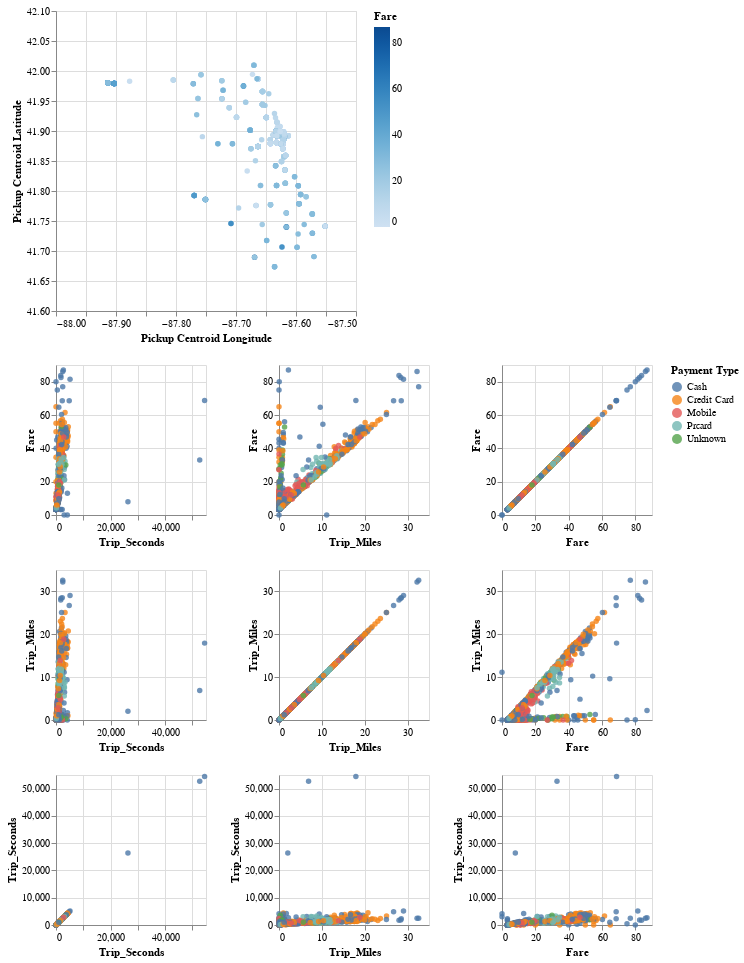

Source (notebook cell):
### Code cell
(scatter & matrix).add_params(brush)

### Figure 1 — Vega-Lite specification as saved in the notebook (floating-point values rounded to 4 significant figures; data arrays with more than 128 entries replaced by an {"elided": "..."} marker saying what was removed)
{"config": {"view": {"continuousWidth": 300, "continuousHeight": 300}}, "vconcat": [{"data": {"name": "data-ab13a8225b2975f5d4309f0fc78c1079"}, "mark": {"type": "circle"}, "encoding": {"color": {"field": "Fare", "type": "quantitative"}, "opacity": {"condition": {"param": "param_1", "value": 1}, "value": 0}, "x": {"field": "Pickup Centroid Longitude", "scale": {"domain": [-88.0, -87.5]}, "type": "quantitative"}, "y": {"field": "Pickup Centroid Latitude", "scale": {"domain": [41.6, 42.1]}, "type": "quantitative"}}, "name": "view_2"}, {"repeat": {"column": ["Trip_Seconds", "Trip_Miles", "Fare"], "row": ["Fare", "Trip_Miles", "Trip_Seconds"]}, "spec": {"data": {"name": "data-ab13a8225b2975f5d4309f0fc78c1079"}, "mark": {"type": "circle"}, "encoding": {"color": {"condition": {"param": "param_1", "field": "Payment Type", "type": "nominal"}, "value": "grey"}, "opacity": {"condition": {"param": "param_1", "value": 0.8}, "value": 0.1}, "x": {"field": {"repeat": "column"}, "type": "quantitative"}, "y": {"field": {"repeat": "row"}, "type": "quantitative"}}, "height": 150, "name": "view_1", "width": 150}}], "params": [{"name": "param_1", "select": {"type": "interval"}, "views": ["view_1_child__row_Farecolumn_Trip_Seconds", "view_1_child__row_Farecolumn_Trip_Miles", "view_1_child__row_Farecolumn_Fare", "view_1_child__row_Trip_Milescolumn_Trip_Seconds", "view_1_child__row_Trip_Milescolumn_Trip_Miles", "view_1_child__row_Trip_Milescolumn_Fare", "view_1_child__row_Trip_Secondscolumn_Trip_Seconds", "view_1_child__row_Trip_Secondscolumn_Trip_Miles", "view_1_child__row_Trip_Secondscolumn_Fare", "view_2"]}], "$schema": "https://vega.github.io/schema/vega-lite/v5.20.1.json", "datasets": {"data-ab13a8225b2975f5d4309f0fc78c1079": {"elided": "1000 records"}}}
